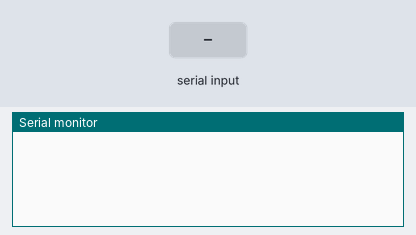
Bench run of a program on a simulated Arduino Uno, built with avr-gcc and run on an emulated ATmega328P. On the bench: the last lines printed to the serial monitor. The inputs (shaded band) are chosen by the test bench.

Above: at 1.2 s.
1.3 s: "1\n" received over Serial
At 4.0 s:
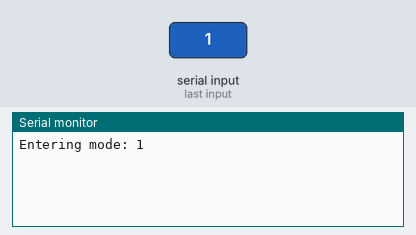
4.3 s: "CONFIGURING\n" received over Serial
At 6.6 s:
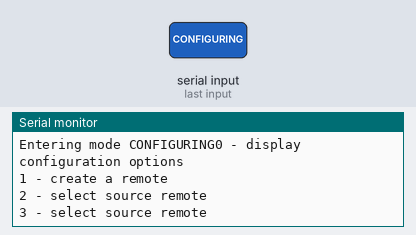

Measured:
- after the input at 1.3 s, the serial monitor: prints a new line after 1.7 s (image 1)
- after the input at 4.3 s, the serial monitor: prints a new line after 1.7 s (image 2)

The program:

main.cpp
```cpp
#include <Arduino.h>

#include <SPI.h>

//#include <IonDB.h>

// Include IR Remote Library by Ken Shirriff
#include <IRremote.h>

// #include <IUniversalRemoteControl.h>

// Define sensor pin
const int RECV_PIN = 4;

// how much serial data we expect before a newline
const unsigned int MAX_INPUT = 50;

// Create IR Send Object
IRsend irsend;

// Define IR Receiver and Results Objects
IRrecv irrecv(RECV_PIN);

enum remote_control_codes
{
  /* names for main remote control buttons */
  left,
  right,
  up,
  down,
  enter,
  home,
  volume_up,
  volume_dow,
  red,
  blue,
  green,
  yellow
};

enum device_mode{
  CONFIGURING,
  RELAYING
};

device_mode active_device_mode = RELAYING;


// here to process incoming serial data after a terminator received
void process_data (const char * data)
  {
  // for now just display it
  // (but you could compare it to some value, convert to an integer, etc.)
  Serial.println (data);
}  // end of process_data

//RemoteControl activeSenderRemote();
// UniversalRemoteControl UniversalRemoteControl();

void setup() {
  // Serial Monitor @ 9600 baud
  Serial.begin(9600);
  // Enable the IR Receiver
  irrecv.enableIRIn();
}

// Define variable to store last code received
unsigned long lastCode;

void displayConfigurationOptions(){
  Serial.println("0 - display configuration options");
  Serial.println("1 - create a remote");
  Serial.println("2 - select source remote");
  Serial.println("3 - select source remote");
}
void processConfig(String command){
  if(command.equals("1")){
    displayConfigurationOptions();
  }
}
String getSerialCommand(){
  String str = Serial.readString();
  str.replace("\n","");
  return str;
}


void printDecodeSignal(decode_results decodeResults) {
  //Serial.println(decodeResults);
  Serial.print("Decode Type ");
  Serial.print(decodeResults.decode_type);
  Serial.print(" ");
  Serial.print(decodeResults.value, HEX);
  Serial.print(" (");
  Serial.print(decodeResults.bits, DEC);
  Serial.println(" bits)");
}

void sendCode(int activeDevice, unsigned long hex_code) {
  String log = "Sending '";
/*  switch (activeDevice) {

    case FOXTEL_DEVICE:
      log = log + "FOXTEL_DEVICE ";
      irsend.sendNEC(hex_code, 32);
      break;

    case GOOGLE_DEVICE:
      log = log + "GOOGLE_DEVICE ";
      Serial.println( log + activeDevice + "'not mapped");
      break;

    case SAMSUNG_DEVICE:
      log = log + "SAMSUNG_DEVICE ";
      irsend.sendSAMSUNG(hex_code, 32);
      break;
    case SONY_DEVICE:
      log = log + "SONY_DEVICE ";
      irsend.sendSony(hex_code, 15);
      break;
  }
  Serial.println( log + "- active device: " + activeDevice + "' code:" + String(hex_code, HEX));
  */

}
void sendCommand(){
  /*decode_results results;

  if (irrecv.decode(&results)) {

    if (results.value == 0xFFFFFFFF)
    {
      // If Repeat then use last code received
      results.value = lastCode;
    }

    printDecodeSignal(results);
    switch (results.value) {

      // codes

      //shutdown
//      case 0x540C:
//       case 0x99805850:
//      case 0x5B2B1241:
      case 0xFFA25D: // remote arduino
        sendCode(SAMSUNG_DEVICE, 0xE0E040BF);
        sendCode(SONY_DEVICE, 0x540C);
        sendCode(FOXTEL_DEVICE, 0x6804847B);
        break;

      case 0xFF18E7: //up arrow button
        Serial.println(" up arrow button");
        sendCode(activeDevice, 0x6804A857);
        break;

      case 0xFF4AB5:
        Serial.println("down arrow button");
        lastCode = results.value;
        sendCode(activeDevice, 0x68046897);
        break;

      case 0xFF10EF:
        Serial.println(" left arrow button");
        lastCode = results.value;
        sendCode(activeDevice, 0x6804E817);
        break;

      case 0xFF5AA5:
        Serial.println(" rigth arrow button");
        lastCode = results.value;
        sendCode(activeDevice, 0x680418E7);
        break;

      case 0xFF38C7:
        Serial.println("center button");
        lastCode = results.value;
        sendCode(activeDevice, 0x68049867);
        break;

      case 0x1FF52AD:
        Serial.println(" home button");
        lastCode = results.value;
        sendCode(activeDevice, 0x6804E21D);
        break;

      case 0xFF42BD:
        Serial.println(" retunr button");
        lastCode = results.value;
        sendCode(activeDevice, 0x680412ED);
        break;


      //devices
      case 0x600D:
      case 0x77C8F32F:
        activeDevice = FOXTEL_DEVICE;
        break;
      case 0x5F0C:
      case 0x60992C36:
        activeDevice = GOOGLE_DEVICE;
        break;

    }

    irrecv.enableIRIn();
    // Add a small delay before repeating
    delay(200);
  }
  */
}

void loop() {
  //String log = "loop: ";
  //log.concat(active_device_mode);
  // Serial.println(log);

  if(active_device_mode == RELAYING){
    sendCommand();
  }else if(active_device_mode == CONFIGURING){
    String str = getSerialCommand();
    processConfig(str);
  }
  while (Serial.available () > 0){
    String str = getSerialCommand();
    Serial.print("Entering mode: ");
    Serial.println(str);
    if(str.equals("CONFIGURING")){
      Serial.print("Entering mode CONFIGURING");
      active_device_mode = CONFIGURING;
      displayConfigurationOptions();
    }
  }

  delay(1000);

}
```
